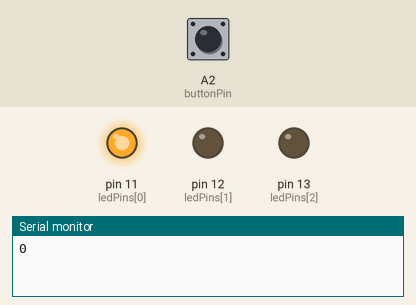
The sketch below on a simulated Arduino Uno, built with avr-gcc and run on an emulated ATmega328P. On the bench: output pins drawn as LEDs (lit = HIGH), the last lines printed to the serial monitor. The inputs (shaded band) are chosen by the test bench; at power-on: A2 (buttonPin) HIGH.

Above: at 0.1 s.
At 5.1 s:
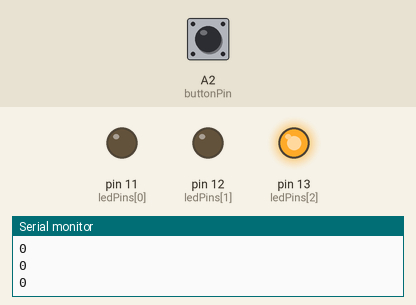
At 17.6 s:
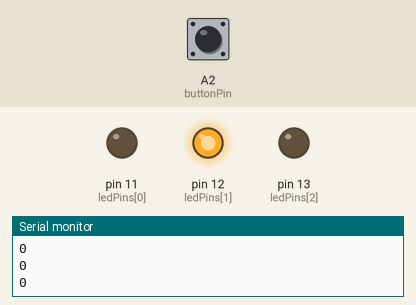
At 35.6 s:
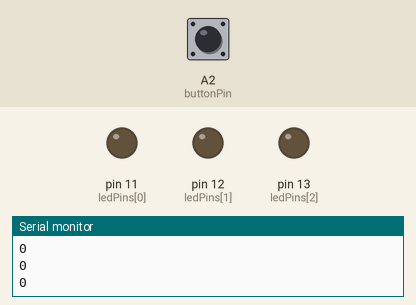
Timing chart, 0 to 37.1 s (numbered marks = the images above):
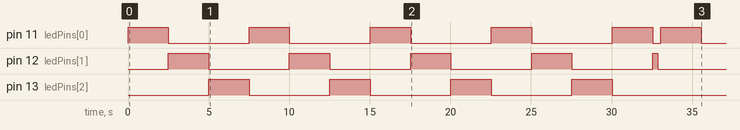

Measured:
- by itself, pin 11 (ledPins[0]): goes 4 × (HIGH 2.5 s, LOW 5.0 s), HIGH 2.5 s, LOW 0.50 s, HIGH 2.5 s, then LOW
- by itself, pin 12 (ledPins[1]): goes 4 × (HIGH 2.5 s, LOW 5.0 s), HIGH 0.30 s, then LOW
- by itself, pin 13 (ledPins[2]): alternates HIGH for 2.5 s and LOW for 5.0 s, 8 changes in all, then stays LOW

The sketch:

TrafficLight.ino
```cpp
const int ldrPin = A1;
const int buttonPin = A2;

const int ledPins[3] = {11, 12, 13}; //R, Y, G

int ldr = 0;

int button = 0;
int buttonPrevious = 0;

int timer = 2500;
int timeStep = 0;
int offset = 0;

void setup() {
  Serial.begin(9600);
  pinMode(buttonPin, INPUT_PULLUP);
  int timeStep = millis();
}

void loop() {
  timeStep = millis() + offset*timer;
  for(int i = 0; i < sizeof(ledPins)/sizeof(1); i++) {
    analogWrite(ledPins[i], 0);
  }

  button = !digitalRead(buttonPin);
  if(button != buttonPrevious) {
    if(button != 0) {
      offset = offset+1;
    }
    buttonPrevious = button;
  }

  Serial.println(button);

  analogWrite(ledPins[(timeStep/timer % 3)], 255);
  delay(100);

}
```
